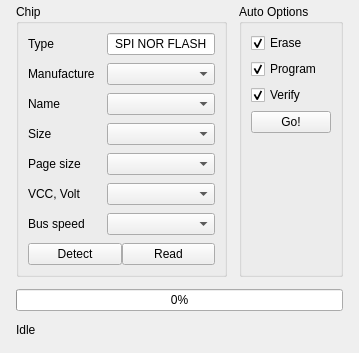
         <widget class="QWidget" name="pageProgrammer">
          <layout class="QVBoxLayout" name="pageProgrammerLayout">
           <property name="spacing">
            <number>12</number>
           </property>
           <property name="leftMargin">
            <number>16</number>
           </property>
           <property name="topMargin">
            <number>4</number>
           </property>
           <property name="rightMargin">
            <number>16</number>
           </property>
           <property name="bottomMargin">
            <number>16</number>
           </property>
           <item>
            <layout class="QHBoxLayout" name="programmerTopLayout">
             <property name="spacing">
              <number>12</number>
             </property>
             <item>
              <widget class="QGroupBox" name="groupBox">
               <property name="title">
                <string>Chip</string>
               </property>
               <layout class="QFormLayout" name="chipForm">
                <property name="horizontalSpacing">
                 <number>12</number>
                </property>
                <property name="verticalSpacing">
                 <number>8</number>
                </property>
                <item row="0" column="0">
                 <widget class="QLabel" name="label">
                  <property name="text">
                   <string>Type</string>
                  </property>
                 </widget>
                </item>
                <item row="0" column="1">
                 <widget class="QLineEdit" name="lineEdit_type">
                  <property name="readOnly">
                   <bool>true</bool>
                  </property>
                  <property name="text">
                   <string>SPI NOR FLASH</string>
                  </property>
                  <property name="alignment">
                   <set>Qt::AlignCenter</set>
                  </property>
                 </widget>
                </item>
                <item row="1" column="0">
                 <widget class="QLabel" name="label_2">
                  <property name="text">
                   <string>Manufacture</string>
                  </property>
                 </widget>
                </item>
                <item row="1" column="1">
                 <widget class="QComboBox" name="comboBox_man"/>
                </item>
                <item row="2" column="0">
                 <widget class="QLabel" name="label_3">
                  <property name="text">
                   <string>Name</string>
                  </property>
                 </widget>
                </item>
                <item row="2" column="1">
                 <widget class="QComboBox" name="comboBox_name"/>
                </item>
                <item row="3" column="0">
                 <widget class="QLabel" name="label_4">
                  <property name="text">
                   <string>Size</string>
                  </property>
                 </widget>
                </item>
                <item row="3" column="1">
                 <widget class="QComboBox" name="comboBox_size"/>
                </item>
                <item row="4" column="0">
                 <widget class="QLabel" name="label_5">
                  <property name="text">
                   <string>Page size</string>
                  </property>
                 </widget>
                </item>
                <item row="4" column="1">
                 <widget class="QComboBox" name="comboBox_page"/>
                </item>
                <item row="5" column="0">
                 <widget class="QLabel" name="label_6">
                  <property name="text">
                   <string>VCC, Volt</string>
                  </property>
                 </widget>
                </item>
                <item row="5" column="1">
                 <widget class="QComboBox" name="comboBox_vcc"/>
                </item>
                <item row="6" column="0">
                 <widget class="QLabel" name="label_8">
                  <property name="text">
                   <string>Bus speed</string>
                  </property>
                 </widget>
                </item>
                <item row="6" column="1">
                 <widget class="QComboBox" name="comboBox_speed"/>
                </item>
                <item row="7" column="0" colspan="2">
                 <layout class="QHBoxLayout" name="chipButtonsLayout">
                  <item>
                   <widget class="QPushButton" name="pushButton_2">
                    <property name="text">
                     <string>Detect</string>
                    </property>
                   </widget>
                  </item>
                  <item>
                   <widget class="QPushButton" name="pushButton">
                    <property name="text">
                     <string>Read</string>
                    </property>
                   </widget>
                  </item>
                 </layout>
                </item>
               </layout>
              </widget>
             </item>
             <item>
              <widget class="QGroupBox" name="groupBox_2">
               <property name="title">
                <string>Auto Options</string>
               </property>
               <layout class="QVBoxLayout" name="autoLayout">
                <item>
                 <widget class="QCheckBox" name="checkBox">
                  <property name="text">
                   <string>Erase</string>
                  </property>
                  <property name="checked">
                   <bool>true</bool>
                  </property>
                 </widget>
                </item>
                <item>
                 <widget class="QCheckBox" name="checkBox_2">
                  <property name="text">
                   <string>Program</string>
                  </property>
                  <property name="checked">
                   <bool>true</bool>
                  </property>
                 </widget>
                </item>
                <item>
                 <widget class="QCheckBox" name="checkBox_3">
                  <property name="text">
                   <string>Verify</string>
                  </property>
                  <property name="checked">
                   <bool>true</bool>
                  </property>
                 </widget>
                </item>
                <item>
                 <widget class="QPushButton" name="pushButton_3">
                  <property name="text">
                   <string>Go!</string>
                  </property>
                 </widget>
                </item>
                <item>
                 <spacer name="autoSpacer">
                  <property name="orientation">
                   <enum>Qt::Vertical</enum>
                  </property>
                  <property name="sizeHint" stdset="0">
                   <size>
                    <width>20</width>
                    <height>40</height>
                   </size>
                  </property>
                 </spacer>
                </item>
               </layout>
              </widget>
             </item>
            </layout>
           </item>
           <item>
            <widget class="QProgressBar" name="progressBar">
             <property name="value">
              <number>0</number>
             </property>
            </widget>
           </item>
           <item>
            <widget class="QLabel" name="opStatus">
             <property name="text">
              <string>Idle</string>
             </property>
            </widget>
           </item>
          </layout>
         </widget>
